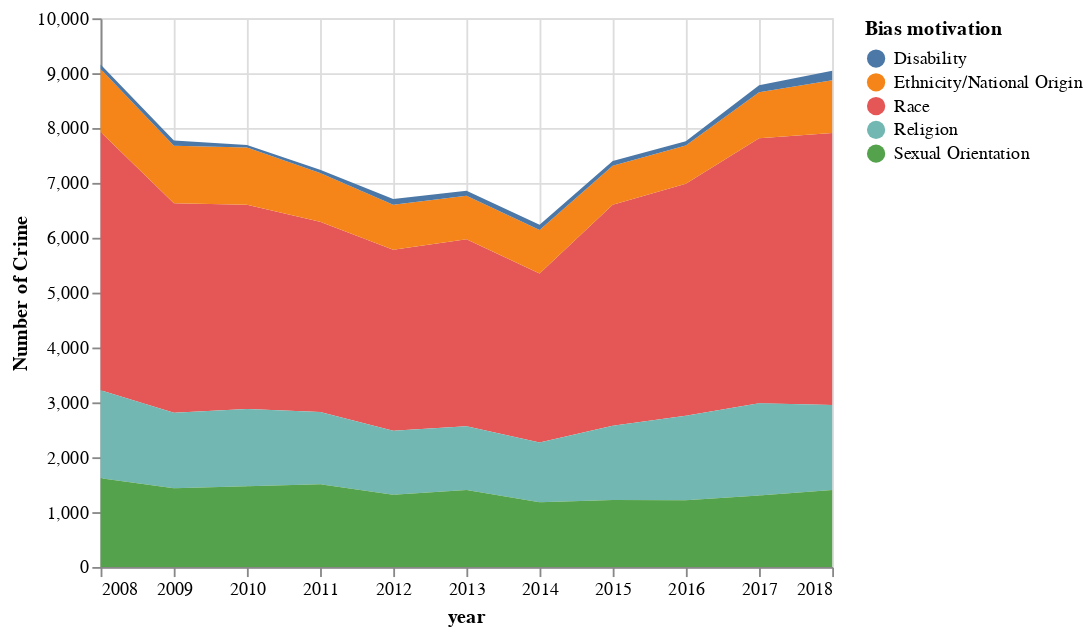

Source (notebook cell):
### Code cell
df1=pd.read_csv("https://raw.githubusercontent.com/liuweilong96/si649/master/crime-year.csv")
df1.sample(3)
type_long=df1.melt('Bias motivation',var_name='year',value_name='no_crime')

selection = alt.selection_multi(fields=['Bias motivation'])


area = alt.Chart(type_long, width = 400, height = 300).mark_area().encode(
  alt.X("year:T"),
  alt.Y("no_crime:Q",title='Number of Crime'),
  alt.Color('Bias motivation:N'),
  tooltip=['no_crime','Bias motivation'],
  opacity=alt.condition(selection, alt.value(1), alt.value(0.2))
).add_selection(
    selection
).transform_filter(
    selection
)


area.save("area.html")
area

### Figure 1 — Vega-Lite specification as saved in the notebook (floating-point values rounded to 4 significant figures)
{"config": {"view": {"continuousWidth": 400, "continuousHeight": 300}}, "data": {"name": "data-c24a72487f5361f357b32fab73a59e6f"}, "mark": "area", "encoding": {"color": {"type": "nominal", "field": "Bias motivation"}, "opacity": {"condition": {"value": 1, "selection": "selector002"}, "value": 0.2}, "tooltip": [{"type": "quantitative", "field": "no_crime"}, {"type": "nominal", "field": "Bias motivation"}], "x": {"type": "temporal", "field": "year"}, "y": {"type": "quantitative", "field": "no_crime", "title": "Number of Crime"}}, "height": 300, "selection": {"selector002": {"type": "multi", "fields": ["Bias motivation"]}}, "transform": [{"filter": {"selection": "selector002"}}], "width": 400, "$schema": "https://vega.github.io/schema/vega-lite/v4.0.0.json", "datasets": {"data-c24a72487f5361f357b32fab73a59e6f": [{"Bias motivation": "Race", "year": "2008", "no_crime": 4704}, {"Bias motivation": "Religion", "year": "2008", "no_crime": 1606}, {"Bias motivation": "Sexual Orientation", "year": "2008", "no_crime": 1617}, {"Bias motivation": "Ethnicity/National Origin", "year": "2008", "no_crime": 1148}, {"Bias motivation": "Disability", "year": "2008", "no_crime": 85}, {"Bias motivation": "Race", "year": "2009", "no_crime": 3816}, {"Bias motivation": "Religion", "year": "2009", "no_crime": 1376}, {"Bias motivation": "Sexual Orientation", "year": "2009", "no_crime": 1436}, {"Bias motivation": "Ethnicity/National Origin", "year": "2009", "no_crime": 1050}, {"Bias motivation": "Disability", "year": "2009", "no_crime": 97}, {"Bias motivation": "Race", "year": "2010", "no_crime": 3725}, {"Bias motivation": "Religion", "year": "2010", "no_crime": 1409}, {"Bias motivation": "Sexual Orientation", "year": "2010", "no_crime": 1470}, {"Bias motivation": "Ethnicity/National Origin", "year": "2010", "no_crime": 1040}, {"Bias motivation": "Disability", "year": "2010", "no_crime": 46}, {"Bias motivation": "Race", "year": "2011", "no_crime": 3465}, {"Bias motivation": "Religion", "year": "2011", "no_crime": 1318}, {"Bias motivation": "Sexual Orientation", "year": "2011", "no_crime": 1508}, {"Bias motivation": "Ethnicity/National Origin", "year": "2011", "no_crime": 891}, {"Bias motivation": "Disability", "year": "2011", "no_crime": 58}, {"Bias motivation": "Race", "year": "2012", "no_crime": 3297}, {"Bias motivation": "Religion", "year": "2012", "no_crime": 1166}, {"Bias motivation": "Sexual Orientation", "year": "2012", "no_crime": 1318}, {"Bias motivation": "Ethnicity/National Origin", "year": "2012", "no_crime": 822}, {"Bias motivation": "Disability", "year": "2012", "no_crime": 102}, {"Bias motivation": "Race", "year": "2013", "no_crime": 3407}, {"Bias motivation": "Religion", "year": "2013", "no_crime": 1163}, {"Bias motivation": "Sexual Orientation", "year": "2013", "no_crime": 1402}, {"Bias motivation": "Ethnicity/National Origin", "year": "2013", "no_crime": 794}, {"Bias motivation": "Disability", "year": "2013", "no_crime": 92}, {"Bias motivation": "Race", "year": "2014", "no_crime": 3081}, {"Bias motivation": "Religion", "year": "2014", "no_crime": 1092}, {"Bias motivation": "Sexual Orientation", "year": "2014", "no_crime": 1178}, {"Bias motivation": "Ethnicity/National Origin", "year": "2014", "no_crime": 790}, {"Bias motivation": "Disability", "year": "2014", "no_crime": 95}, {"Bias motivation": "Race", "year": "2015", "no_crime": 4029}, {"Bias motivation": "Religion", "year": "2015", "no_crime": 1354}, {"Bias motivation": "Sexual Orientation", "year": "2015", "no_crime": 1219}, {"Bias motivation": "Ethnicity/National Origin", "year": "2015", "no_crime": 710}, {"Bias motivation": "Disability", "year": "2015", "no_crime": 88}, {"Bias motivation": "Race", "year": "2016", "no_crime": 4229}, {"Bias motivation": "Religion", "year": "2016", "no_crime": 1538}, {"Bias motivation": "Sexual Orientation", "year": "2016", "no_crime": 1218}, {"Bias motivation": "Ethnicity/National Origin", "year": "2016", "no_crime": 696}, {"Bias motivation": "Disability", "year": "2016", "no_crime": 76}, {"Bias motivation": "Race", "year": "2017", "no_crime": 4832}, {"Bias motivation": "Religion", "year": "2017", "no_crime": 1679}, {"Bias motivation": "Sexual Orientation", "year": "2017", "no_crime": 1303}, {"Bias motivation": "Ethnicity/National Origin", "year": "2017", "no_crime": 837}, {"Bias motivation": "Disability", "year": "2017", "no_crime": 128}, {"Bias motivation": "Race", "year": "2018", "no_crime": 4954}, {"Bias motivation": "Religion", "year": "2018", "no_crime": 1550}, {"Bias motivation": "Sexual Orientation", "year": "2018", "no_crime": 1404}, {"Bias motivation": "Ethnicity/National Origin", "year": "2018", "no_crime": 961}, {"Bias motivation": "Disability", "year": "2018", "no_crime": 177}]}}
